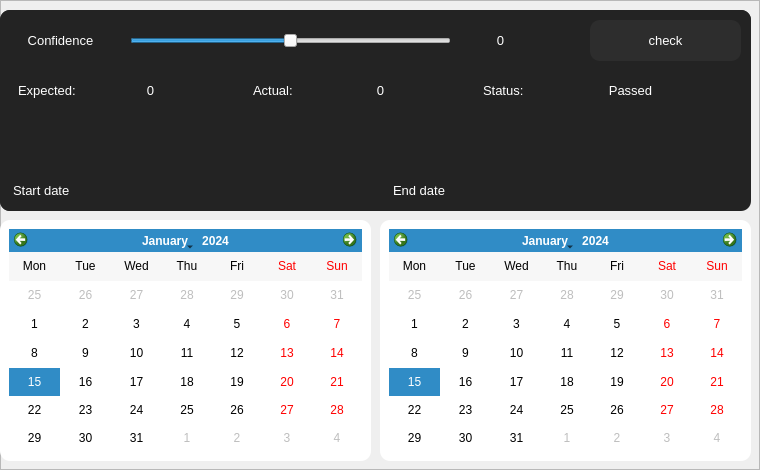
                     <widget class="QFrame" name="frame_11">
                      <property name="frameShape">
                       <enum>QFrame::StyledPanel</enum>
                      </property>
                      <property name="frameShadow">
                       <enum>QFrame::Raised</enum>
                      </property>
                      <widget class="QFrame" name="frame_20">
                       <property name="geometry">
                        <rect>
                         <x>0</x>
                         <y>220</y>
                         <width>371</width>
                         <height>241</height>
                        </rect>
                       </property>
                       <property name="styleSheet">
                        <string notr="true">QFrame{
	background-color: rgb(255, 255, 255);
	border-radius: 10px;
}</string>
                       </property>
                       <property name="frameShape">
                        <enum>QFrame::NoFrame</enum>
                       </property>
                       <property name="frameShadow">
                        <enum>QFrame::Raised</enum>
                       </property>
                       <layout class="QVBoxLayout" name="verticalLayout_20">
                        <item>
                         <widget class="QCalendarWidget" name="calendarWidget_reg">
                          <property name="gridVisible">
                           <bool>false</bool>
                          </property>
                          <property name="verticalHeaderFormat">
                           <enum>QCalendarWidget::NoVerticalHeader</enum>
                          </property>
                          <property name="navigationBarVisible">
                           <bool>true</bool>
                          </property>
                         </widget>
                        </item>
                       </layout>
                      </widget>
                      <widget class="QLabel" name="label_42">
                       <property name="geometry">
                        <rect>
                         <x>0</x>
                         <y>10</y>
                         <width>751</width>
                         <height>61</height>
                        </rect>
                       </property>
                       <property name="font">
                        <font>
                         <family>Arial</family>
                         <pointsize>11</pointsize>
                         <weight>75</weight>
                         <bold>true</bold>
                        </font>
                       </property>
                       <property name="styleSheet">
                        <string notr="true">QLabel{
	color: rgb(255, 255, 255);
	background-color: rgb(35, 35, 35);
	border-radius: 10px;
	padding-left:10px;
}</string>
                       </property>
                       <property name="text">
                        <string/>
                       </property>
                       <property name="alignment">
                        <set>Qt::AlignLeading|Qt::AlignLeft|Qt::AlignVCenter</set>
                       </property>
                      </widget>
                      <widget class="QSlider" name="confidence_level_1">
                       <property name="geometry">
                        <rect>
                         <x>130</x>
                         <y>30</y>
                         <width>321</width>
                         <height>22</height>
                        </rect>
                       </property>
                       <property name="maximum">
                        <number>100</number>
                       </property>
                       <property name="value">
                        <number>50</number>
                       </property>
                       <property name="orientation">
                        <enum>Qt::Horizontal</enum>
                       </property>
                      </widget>
                      <widget class="QLabel" name="score">
                       <property name="geometry">
                        <rect>
                         <x>460</x>
                         <y>30</y>
                         <width>81</width>
                         <height>21</height>
                        </rect>
                       </property>
                       <property name="font">
                        <font>
                         <family>Arial</family>
                         <pointsize>10</pointsize>
                         <weight>50</weight>
                         <bold>false</bold>
                        </font>
                       </property>
                       <property name="styleSheet">
                        <string notr="true">color: rgb(255, 255, 255);
background-color: rgb(35, 35, 35);
</string>
                       </property>
                       <property name="text">
                        <string>0</string>
                       </property>
                       <property name="alignment">
                        <set>Qt::AlignCenter</set>
                       </property>
                      </widget>
                      <widget class="QLabel" name="label_45">
                       <property name="geometry">
                        <rect>
                         <x>10</x>
                         <y>30</y>
                         <width>101</width>
                         <height>21</height>
                        </rect>
                       </property>
                       <property name="font">
                        <font>
                         <family>Arial</family>
                         <pointsize>10</pointsize>
                         <weight>50</weight>
                         <bold>false</bold>
                        </font>
                       </property>
                       <property name="styleSheet">
                        <string notr="true">color: rgb(255, 255, 255);
background-color: rgb(35, 35, 35);
</string>
                       </property>
                       <property name="text">
                        <string>Confidence</string>
                       </property>
                       <property name="alignment">
                        <set>Qt::AlignCenter</set>
                       </property>
                      </widget>
                      <widget class="QPushButton" name="btn_run_check">
                       <property name="geometry">
                        <rect>
                         <x>590</x>
                         <y>20</y>
                         <width>151</width>
                         <height>41</height>
                        </rect>
                       </property>
                       <property name="font">
                        <font>
                         <pointsize>10</pointsize>
                        </font>
                       </property>
                       <property name="styleSheet">
                        <string notr="true">QPushButton{
	color: rgb(255, 255, 255);
	background-color: rgb(45, 45, 45);
	border:none;
	border-radius: 10px;
}

QPushButton:hover{
	border-radius: 20px;
}

QPushButton:pressed{
	border: 2px solid rgb(255,255,255);	
}</string>
                       </property>
                       <property name="text">
                        <string>check</string>
                       </property>
                       <property name="icon">
                        <iconset resource="../resource/asset.qrc">
                         <normaloff>:/icons/asset/check-square.svg</normaloff>:/icons/asset/check-square.svg</iconset>
                       </property>
                       <property name="iconSize">
                        <size>
                         <width>30</width>
                         <height>30</height>
                        </size>
                       </property>
                       <property name="flat">
                        <bool>true</bool>
                       </property>
                      </widget>
                      <widget class="QFrame" name="frame_21">
                       <property name="geometry">
                        <rect>
                         <x>380</x>
                         <y>220</y>
                         <width>371</width>
                         <height>241</height>
                        </rect>
                       </property>
                       <property name="styleSheet">
                        <string notr="true">QFrame{
	background-color: rgb(255, 255, 255);
	border-radius: 10px;
}</string>
                       </property>
                       <property name="frameShape">
                        <enum>QFrame::NoFrame</enum>
                       </property>
                       <property name="frameShadow">
                        <enum>QFrame::Raised</enum>
                       </property>
                       <layout class="QVBoxLayout" name="verticalLayout_21">
                        <item>
                         <widget class="QCalendarWidget" name="calendarWidget_reg_2">
                          <property name="gridVisible">
                           <bool>false</bool>
                          </property>
                          <property name="verticalHeaderFormat">
                           <enum>QCalendarWidget::NoVerticalHeader</enum>
                          </property>
                          <property name="navigationBarVisible">
                           <bool>true</bool>
                          </property>
                         </widget>
                        </item>
                       </layout>
                      </widget>
                      <widget class="QLabel" name="label_46">
                       <property name="geometry">
                        <rect>
                         <x>0</x>
                         <y>170</y>
                         <width>161</width>
                         <height>41</height>
                        </rect>
                       </property>
                       <property name="font">
                        <font>
                         <family>Arial</family>
                         <pointsize>10</pointsize>
                         <weight>50</weight>
                         <bold>false</bold>
                        </font>
                       </property>
                       <property name="styleSheet">
                        <string notr="true">QLabel{
	color: rgb(255, 255, 255);
	background-color: rgb(35, 35, 35);
	border-radius: 10px;
	padding-left:10px;
}</string>
                       </property>
                       <property name="text">
                        <string>Start date</string>
                       </property>
                       <property name="alignment">
                        <set>Qt::AlignLeading|Qt::AlignLeft|Qt::AlignVCenter</set>
                       </property>
                      </widget>
                      <widget class="QLabel" name="label_47">
                       <property name="geometry">
                        <rect>
                         <x>380</x>
                         <y>170</y>
                         <width>181</width>
                         <height>41</height>
                        </rect>
                       </property>
                       <property name="font">
                        <font>
                         <family>Arial</family>
                         <pointsize>10</pointsize>
                         <weight>50</weight>
                         <bold>false</bold>
                        </font>
                       </property>
                       <property name="styleSheet">
                        <string notr="true">QLabel{
	color: rgb(255, 255, 255);
	background-color: rgb(35, 35, 35);
	border-radius: 10px;
	padding-left:10px;
}</string>
                       </property>
                       <property name="text">
                        <string>End date</string>
                       </property>
                       <property name="alignment">
                        <set>Qt::AlignLeading|Qt::AlignLeft|Qt::AlignVCenter</set>
                       </property>
                      </widget>
                      <widget class="QLabel" name="label_48">
                       <property name="geometry">
                        <rect>
                         <x>0</x>
                         <y>10</y>
                         <width>751</width>
                         <height>201</height>
                        </rect>
                       </property>
                       <property name="font">
                        <font>
                         <family>Arial</family>
                         <pointsize>11</pointsize>
                         <weight>75</weight>
                         <bold>true</bold>
                        </font>
                       </property>
                       <property name="styleSheet">
                        <string notr="true">QLabel{
	color: rgb(255, 255, 255);
	background-color: rgb(35, 35, 35);
	border-radius: 10px;
	padding-left:10px;
}</string>
                       </property>
                       <property name="text">
                        <string/>
                       </property>
                       <property name="alignment">
                        <set>Qt::AlignLeading|Qt::AlignLeft|Qt::AlignVCenter</set>
                       </property>
                      </widget>
                      <widget class="QLabel" name="label_49">
                       <property name="geometry">
                        <rect>
                         <x>10</x>
                         <y>70</y>
                         <width>91</width>
                         <height>41</height>
                        </rect>
                       </property>
                       <property name="font">
                        <font>
                         <family>Arial</family>
                         <pointsize>10</pointsize>
                         <weight>50</weight>
                         <bold>false</bold>
                        </font>
                       </property>
                       <property name="styleSheet">
                        <string notr="true">QLabel{
	color: rgb(255, 255, 255);
	background-color: rgb(35, 35, 35);
	border-radius: 10px;
	padding-left:5px;
}</string>
                       </property>
                       <property name="text">
                        <string>Expected:</string>
                       </property>
                       <property name="alignment">
                        <set>Qt::AlignLeading|Qt::AlignLeft|Qt::AlignVCenter</set>
                       </property>
                      </widget>
                      <widget class="QLabel" name="expected">
                       <property name="geometry">
                        <rect>
                         <x>100</x>
                         <y>70</y>
                         <width>91</width>
                         <height>41</height>
                        </rect>
                       </property>
                       <property name="font">
                        <font>
                         <family>Arial</family>
                         <pointsize>10</pointsize>
                         <weight>50</weight>
                         <bold>false</bold>
                        </font>
                       </property>
                       <property name="styleSheet">
                        <string notr="true">QLabel{
	color: rgb(255, 255, 255);
	background-color: rgb(35, 35, 35);
	border-radius: 10px;
	padding-left:10px;
}</string>
                       </property>
                       <property name="text">
                        <string>0</string>
                       </property>
                       <property name="alignment">
                        <set>Qt::AlignCenter</set>
                       </property>
                      </widget>
                      <widget class="QLabel" name="label_51">
                       <property name="geometry">
                        <rect>
                         <x>240</x>
                         <y>70</y>
                         <width>91</width>
                         <height>41</height>
                        </rect>
                       </property>
                       <property name="font">
                        <font>
                         <family>Arial</family>
                         <pointsize>10</pointsize>
                         <weight>50</weight>
                         <bold>false</bold>
                        </font>
                       </property>
                       <property name="styleSheet">
                        <string notr="true">QLabel{
	color: rgb(255, 255, 255);
	background-color: rgb(35, 35, 35);
	border-radius: 10px;
	padding-left:10px;
}</string>
                       </property>
                       <property name="text">
                        <string>Actual:</string>
                       </property>
                       <property name="alignment">
                        <set>Qt::AlignLeading|Qt::AlignLeft|Qt::AlignVCenter</set>
                       </property>
                      </widget>
                      <widget class="QLabel" name="actual">
                       <property name="geometry">
                        <rect>
                         <x>330</x>
                         <y>70</y>
                         <width>91</width>
                         <height>41</height>
                        </rect>
                       </property>
                       <property name="font">
                        <font>
                         <family>Arial</family>
                         <pointsize>10</pointsize>
                         <weight>50</weight>
                         <bold>false</bold>
                        </font>
                       </property>
                       <property name="styleSheet">
                        <string notr="true">QLabel{
	color: rgb(255, 255, 255);
	background-color: rgb(35, 35, 35);
	border-radius: 10px;
	padding-left:10px;
}</string>
                       </property>
                       <property name="text">
                        <string>0</string>
                       </property>
                       <property name="alignment">
                        <set>Qt::AlignCenter</set>
                       </property>
                      </widget>
                      <widget class="QLabel" name="label_52">
                       <property name="geometry">
                        <rect>
                         <x>470</x>
                         <y>70</y>
                         <width>91</width>
                         <height>41</height>
                        </rect>
                       </property>
                       <property name="font">
                        <font>
                         <family>Arial</family>
                         <pointsize>10</pointsize>
                         <weight>50</weight>
                         <bold>false</bold>
                        </font>
                       </property>
                       <property name="styleSheet">
                        <string notr="true">QLabel{
	color: rgb(255, 255, 255);
	background-color: rgb(35, 35, 35);
	border-radius: 10px;
	padding-left:10px;
}</string>
                       </property>
                       <property name="text">
                        <string>Status:</string>
                       </property>
                       <property name="alignment">
                        <set>Qt::AlignLeading|Qt::AlignLeft|Qt::AlignVCenter</set>
                       </property>
                      </widget>
                      <widget class="QLabel" name="actual_2">
                       <property name="geometry">
                        <rect>
                         <x>580</x>
                         <y>70</y>
                         <width>91</width>
                         <height>41</height>
                        </rect>
                       </property>
                       <property name="font">
                        <font>
                         <family>Arial</family>
                         <pointsize>10</pointsize>
                         <weight>50</weight>
                         <bold>false</bold>
                        </font>
                       </property>
                       <property name="styleSheet">
                        <string notr="true">QLabel{
	color: rgb(255, 255, 255);
	background-color: rgb(35, 35, 35);
	border-radius: 10px;
	padding-left:10px;
}</string>
                       </property>
                       <property name="text">
                        <string>Passed</string>
                       </property>
                       <property name="alignment">
                        <set>Qt::AlignCenter</set>
                       </property>
                      </widget>
                      <zorder>label_48</zorder>
                      <zorder>frame_20</zorder>
                      <zorder>label_42</zorder>
                      <zorder>confidence_level_1</zorder>
                      <zorder>score</zorder>
                      <zorder>label_45</zorder>
                      <zorder>btn_run_check</zorder>
                      <zorder>frame_21</zorder>
                      <zorder>label_46</zorder>
                      <zorder>label_47</zorder>
                      <zorder>label_49</zorder>
                      <zorder>expected</zorder>
                      <zorder>label_51</zorder>
                      <zorder>actual</zorder>
                      <zorder>label_52</zorder>
                      <zorder>actual_2</zorder>
                     </widget>
